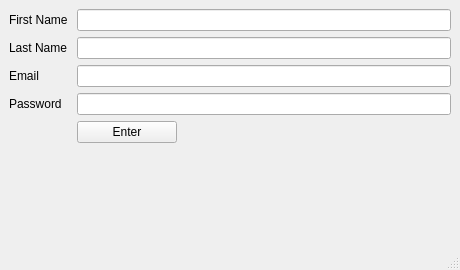
<?xml version="1.0" encoding="UTF-8"?>
<ui version="4.0">
 <class>LogginForm</class>
 <widget class="QMainWindow" name="LogginForm">
  <property name="geometry">
   <rect>
    <x>0</x>
    <y>0</y>
    <width>460</width>
    <height>270</height>
   </rect>
  </property>
  <property name="windowTitle">
   <string>MainWindow</string>
  </property>
  <widget class="QWidget" name="centralwidget">
   <layout class="QFormLayout" name="formLayout_2">
    <item row="0" column="0" colspan="2">
     <layout class="QFormLayout" name="formLayout">
      <item row="0" column="1">
       <widget class="QLineEdit" name="firstname_line"/>
      </item>
      <item row="1" column="0">
       <widget class="QLabel" name="lastname_label">
        <property name="text">
         <string>Last Name </string>
        </property>
       </widget>
      </item>
      <item row="1" column="1">
       <widget class="QLineEdit" name="lastname_line"/>
      </item>
      <item row="2" column="0">
       <widget class="QLabel" name="email_label">
        <property name="text">
         <string>Email </string>
        </property>
       </widget>
      </item>
      <item row="2" column="1">
       <widget class="QLineEdit" name="email_line"/>
      </item>
      <item row="3" column="0">
       <widget class="QLabel" name="password_label">
        <property name="text">
         <string>Password </string>
        </property>
       </widget>
      </item>
      <item row="3" column="1">
       <widget class="QLineEdit" name="password_line"/>
      </item>
      <item row="4" column="1">
       <widget class="QPushButton" name="enter_button">
        <property name="maximumSize">
         <size>
          <width>100</width>
          <height>40</height>
         </size>
        </property>
        <property name="font">
         <font>
          <family>Arial</family>
         </font>
        </property>
        <property name="styleSheet">
         <string notr="true">enter_button{
background-color :rgb(0, 170, 0)
}</string>
        </property>
        <property name="text">
         <string>Enter</string>
        </property>
       </widget>
      </item>
      <item row="0" column="0">
       <widget class="QLabel" name="firstname_label">
        <property name="text">
         <string>First Name </string>
        </property>
       </widget>
      </item>
     </layout>
    </item>
   </layout>
  </widget>
  <widget class="QMenuBar" name="menubar">
   <property name="geometry">
    <rect>
     <x>0</x>
     <y>0</y>
     <width>460</width>
     <height>22</height>
    </rect>
   </property>
  </widget>
  <widget class="QStatusBar" name="statusbar"/>
 </widget>
 <resources/>
 <connections/>
</ui>
